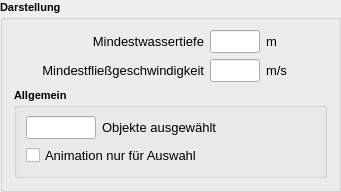
          <widget class="QGroupBox" name="gb_action_2">
           <property name="font">
            <font>
             <family>Tahoma</family>
             <pointsize>8</pointsize>
             <weight>75</weight>
             <bold>true</bold>
            </font>
           </property>
           <property name="toolTip">
            <string comment="Pfad der Zieldatenbank">&lt;html&gt;&lt;head/&gt;&lt;body&gt;&lt;p&gt;Auswahl der zu verarbeitenden Ergebnisdaten aus der HE-Berechnung&lt;/p&gt;&lt;/body&gt;&lt;/html&gt;</string>
           </property>
           <property name="statusTip">
            <string>Auswahl der zu verarbeitenden Ergebnisdaten aus der HE-Berechnung</string>
           </property>
           <property name="whatsThis">
            <string>Auswahl der zu verarbeitenden Ergebnisdaten aus der HE-Berechnung</string>
           </property>
           <property name="title">
            <string>Darstellung</string>
           </property>
           <property name="flat">
            <bool>false</bool>
           </property>
           <property name="checkable">
            <bool>false</bool>
           </property>
           <layout class="QVBoxLayout" name="verticalLayout_5">
            <item>
             <layout class="QHBoxLayout" name="horizontalLayout_5">
              <item>
               <widget class="QLabel" name="label_11">
                <property name="minimumSize">
                 <size>
                  <width>190</width>
                  <height>0</height>
                 </size>
                </property>
                <property name="font">
                 <font>
                  <family>Tahoma</family>
                  <pointsize>10</pointsize>
                  <weight>50</weight>
                  <bold>false</bold>
                 </font>
                </property>
                <property name="layoutDirection">
                 <enum>Qt::LeftToRight</enum>
                </property>
                <property name="text">
                 <string>Mindestwassertiefe</string>
                </property>
                <property name="alignment">
                 <set>Qt::AlignRight|Qt::AlignTrailing|Qt::AlignVCenter</set>
                </property>
               </widget>
              </item>
              <item>
               <widget class="QLineEdit" name="tf_min_w">
                <property name="maximumSize">
                 <size>
                  <width>50</width>
                  <height>16777215</height>
                 </size>
                </property>
                <property name="font">
                 <font>
                  <family>Tahoma</family>
                  <pointsize>10</pointsize>
                  <weight>50</weight>
                  <bold>false</bold>
                 </font>
                </property>
                <property name="toolTip">
                 <string>&lt;html&gt;&lt;head/&gt;&lt;body&gt;&lt;p&gt;Kleinste zu berücksichtigende Wassertiefe (empfohlen: 0.10)&lt;/p&gt;&lt;/body&gt;&lt;/html&gt;</string>
                </property>
                <property name="statusTip">
                 <string>Kleinste zu berücksichtigende Wassertiefe (empfohlen: 0.10)</string>
                </property>
                <property name="whatsThis">
                 <string>Kleinste zu berücksichtigende Wassertiefe (empfohlen: 0.10)</string>
                </property>
                <property name="text">
                 <string/>
                </property>
                <property name="placeholderText">
                 <string/>
                </property>
               </widget>
              </item>
              <item>
               <widget class="QLabel" name="label_9">
                <property name="font">
                 <font>
                  <family>Tahoma</family>
                  <pointsize>10</pointsize>
                  <weight>50</weight>
                  <bold>false</bold>
                 </font>
                </property>
                <property name="layoutDirection">
                 <enum>Qt::LeftToRight</enum>
                </property>
                <property name="text">
                 <string>m</string>
                </property>
                <property name="alignment">
                 <set>Qt::AlignLeading|Qt::AlignLeft|Qt::AlignVCenter</set>
                </property>
               </widget>
              </item>
              <item>
               <spacer name="horizontalSpacer_2">
                <property name="orientation">
                 <enum>Qt::Horizontal</enum>
                </property>
                <property name="sizeHint" stdset="0">
                 <size>
                  <width>40</width>
                  <height>20</height>
                 </size>
                </property>
               </spacer>
              </item>
             </layout>
            </item>
            <item>
             <layout class="QHBoxLayout" name="horizontalLayout_6">
              <item>
               <widget class="QLabel" name="label_12">
                <property name="minimumSize">
                 <size>
                  <width>190</width>
                  <height>0</height>
                 </size>
                </property>
                <property name="font">
                 <font>
                  <family>Tahoma</family>
                  <pointsize>10</pointsize>
                  <weight>50</weight>
                  <bold>false</bold>
                 </font>
                </property>
                <property name="layoutDirection">
                 <enum>Qt::LeftToRight</enum>
                </property>
                <property name="text">
                 <string>Mindestfließgeschwindigkeit</string>
                </property>
                <property name="alignment">
                 <set>Qt::AlignRight|Qt::AlignTrailing|Qt::AlignVCenter</set>
                </property>
               </widget>
              </item>
              <item>
               <widget class="QLineEdit" name="tf_min_v">
                <property name="maximumSize">
                 <size>
                  <width>50</width>
                  <height>16777215</height>
                 </size>
                </property>
                <property name="font">
                 <font>
                  <family>Tahoma</family>
                  <pointsize>10</pointsize>
                  <weight>50</weight>
                  <bold>false</bold>
                 </font>
                </property>
                <property name="toolTip">
                 <string>&lt;html&gt;&lt;head/&gt;&lt;body&gt;&lt;p&gt;Kleinste zu berücksichtigende Wassertiefe (empfohlen: 0.10)&lt;/p&gt;&lt;/body&gt;&lt;/html&gt;</string>
                </property>
                <property name="statusTip">
                 <string>Kleinste zu berücksichtigende Wassertiefe (empfohlen: 0.10)</string>
                </property>
                <property name="whatsThis">
                 <string>Kleinste zu berücksichtigende Wassertiefe (empfohlen: 0.10)</string>
                </property>
                <property name="text">
                 <string/>
                </property>
                <property name="placeholderText">
                 <string/>
                </property>
               </widget>
              </item>
              <item>
               <widget class="QLabel" name="label_10">
                <property name="font">
                 <font>
                  <family>Tahoma</family>
                  <pointsize>10</pointsize>
                  <weight>50</weight>
                  <bold>false</bold>
                 </font>
                </property>
                <property name="layoutDirection">
                 <enum>Qt::LeftToRight</enum>
                </property>
                <property name="text">
                 <string>m/s</string>
                </property>
                <property name="alignment">
                 <set>Qt::AlignLeading|Qt::AlignLeft|Qt::AlignVCenter</set>
                </property>
               </widget>
              </item>
              <item>
               <spacer name="horizontalSpacer_3">
                <property name="orientation">
                 <enum>Qt::Horizontal</enum>
                </property>
                <property name="sizeHint" stdset="0">
                 <size>
                  <width>40</width>
                  <height>20</height>
                 </size>
                </property>
               </spacer>
              </item>
             </layout>
            </item>
            <item>
             <widget class="QGroupBox" name="gb_action_5">
              <property name="sizePolicy">
               <sizepolicy hsizetype="Expanding" vsizetype="Preferred">
                <horstretch>0</horstretch>
                <verstretch>0</verstretch>
               </sizepolicy>
              </property>
              <property name="font">
               <font>
                <family>Tahoma</family>
                <pointsize>8</pointsize>
                <weight>75</weight>
                <bold>true</bold>
               </font>
              </property>
              <property name="toolTip">
               <string comment="Pfad der Zieldatenbank">&lt;html&gt;&lt;head/&gt;&lt;body&gt;&lt;p&gt;Auswahl der zu verarbeitenden Ergebnisdaten aus der HE-Berechnung&lt;/p&gt;&lt;/body&gt;&lt;/html&gt;</string>
              </property>
              <property name="statusTip">
               <string>Auswahl der zu verarbeitenden Ergebnisdaten aus der HE-Berechnung</string>
              </property>
              <property name="whatsThis">
               <string>Auswahl der zu verarbeitenden Ergebnisdaten aus der HE-Berechnung</string>
              </property>
              <property name="title">
               <string>Allgemein</string>
              </property>
              <property name="flat">
               <bool>false</bool>
              </property>
              <property name="checkable">
               <bool>false</bool>
              </property>
              <layout class="QVBoxLayout" name="verticalLayout_12">
               <item>
                <layout class="QHBoxLayout" name="horizontalLayout_8">
                 <item>
                  <widget class="QLineEdit" name="tf_selected">
                   <property name="maximumSize">
                    <size>
                     <width>70</width>
                     <height>16777215</height>
                    </size>
                   </property>
                   <property name="font">
                    <font>
                     <family>Tahoma</family>
                     <pointsize>10</pointsize>
                     <weight>50</weight>
                     <bold>false</bold>
                    </font>
                   </property>
                   <property name="toolTip">
                    <string>&lt;html&gt;&lt;head/&gt;&lt;body&gt;&lt;p&gt;Anzahl ausgewählter Objekte für Animation&lt;/p&gt;&lt;/body&gt;&lt;/html&gt;</string>
                   </property>
                   <property name="statusTip">
                    <string>Anzahl ausgewählter Objekte für Animation</string>
                   </property>
                   <property name="whatsThis">
                    <string>Anzahl ausgewählter Objekte für Animation</string>
                   </property>
                   <property name="text">
                    <string/>
                   </property>
                   <property name="placeholderText">
                    <string/>
                   </property>
                  </widget>
                 </item>
                 <item>
                  <widget class="QLabel" name="label_13">
                   <property name="font">
                    <font>
                     <family>Tahoma</family>
                     <pointsize>10</pointsize>
                     <weight>50</weight>
                     <bold>false</bold>
                    </font>
                   </property>
                   <property name="layoutDirection">
                    <enum>Qt::LeftToRight</enum>
                   </property>
                   <property name="text">
                    <string>Objekte ausgewählt</string>
                   </property>
                   <property name="alignment">
                    <set>Qt::AlignLeading|Qt::AlignLeft|Qt::AlignVCenter</set>
                   </property>
                  </widget>
                 </item>
                </layout>
               </item>
               <item>
                <widget class="QCheckBox" name="cb_selected">
                 <property name="font">
                  <font>
                   <family>Tahoma</family>
                   <pointsize>10</pointsize>
                   <weight>50</weight>
                   <bold>false</bold>
                  </font>
                 </property>
                 <property name="toolTip">
                  <string>&lt;html&gt;&lt;head/&gt;&lt;body&gt;&lt;p&gt;Animation nur für ausgewählte Objekte der Layer &amp;quot;velocities&amp;quot; und &amp;quot;waterlevels&amp;quot;&lt;/p&gt;&lt;/body&gt;&lt;/html&gt;</string>
                 </property>
                 <property name="statusTip">
                  <string>Animation nur für ausgewählte Objekte der Layer &quot;velocities&quot; und &quot;waterlevels&quot;</string>
                 </property>
                 <property name="whatsThis">
                  <string>Animation nur für ausgewählte Objekte der Layer &quot;velocities&quot; und &quot;waterlevels&quot;</string>
                 </property>
                 <property name="accessibleDescription">
                  <string>Schächte importieren</string>
                 </property>
                 <property name="layoutDirection">
                  <enum>Qt::LeftToRight</enum>
                 </property>
                 <property name="text">
                  <string>Animation nur für Auswahl</string>
                 </property>
                 <property name="checked">
                  <bool>false</bool>
                 </property>
                </widget>
               </item>
              </layout>
             </widget>
            </item>
           </layout>
          </widget>
